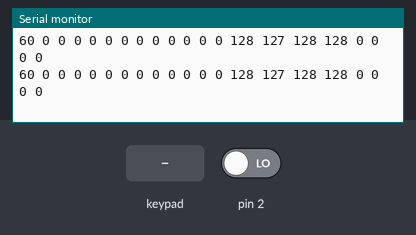
The sketch below on a simulated Arduino Uno, built with avr-gcc and run on an emulated ATmega328P. Parts: the last lines printed to the serial monitor. The test bench sets the inputs (shaded band); at power-on: pin 2 LOW.

Above: at 1.7 s.
1.8 s: pin 2 driven HIGH
4.8 s: key 'X' pressed
At 5.3 s:
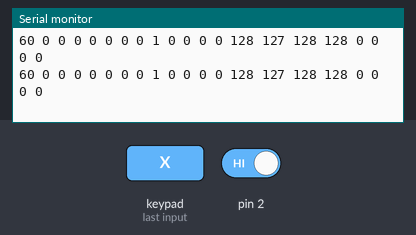
6.3 s: key 'O' pressed
At 6.9 s:
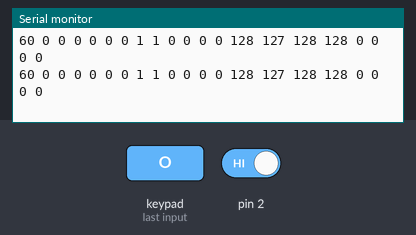
7.8 s: key 'S' pressed
At 8.8 s:
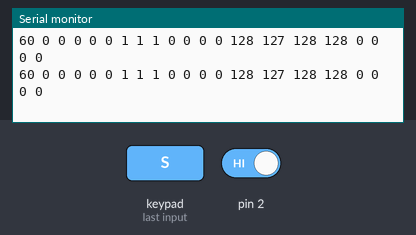
9.3 s: pin 2 driven LOW
At 10.0 s:
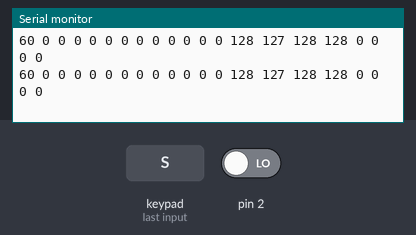
12.3 s: key 'T' pressed
At 12.8 s:
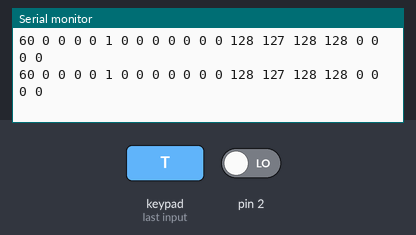

Measured:
- after the input at 4.8 s, the serial monitor: prints a new line at once (image 1)
- after the input at 6.3 s, the serial monitor: prints a new line at once (image 2)
- after the input at 7.8 s, the serial monitor: prints a new line at once (image 3)
- after the input at 9.3 s, the serial monitor: prints a new line at once (image 4)
- after the input at 12.3 s, the serial monitor: prints a new line at once (image 5)

The sketch:

ControllerWorking22Jan.ino
```cpp
#include <PS2X_lib.h>  //for v1.6

#include <SoftwareSerial.h>
SoftwareSerial BTSerial(8, 9); // RX | TX    //The software serial buffer can hold 64 bytes

/******************************************************************
 * set pins connected to PS2 controller:
 *   - 1e column: original
 *   - 2e colmun: Stef?
 * replace pin numbers by the ones you use
 ******************************************************************/
#define PS2_DAT        13  //14 brown
#define PS2_CMD        11  //15 orange
#define PS2_SEL        10  //16 yellow
#define PS2_CLK        12  //17 blue

/******************************************************************
 * select modes of PS2 controller:
 *   - pressures = analog reading of push-butttons
 *   - rumble    = motor rumbling
 * uncomment 1 of the lines for each mode selection
 ******************************************************************/
#define pressures   true
//#define pressures   false
#define rumble      true
//#define rumble      false

PS2X ps2x; // create PS2 Controller Class

//right now, the library does NOT support hot pluggable controllers, meaning
//you must always either restart your Arduino after you connect the controller,
//or call config_gamepad(pins) again after connecting the controller.

int error = 0;
byte type = 0;
byte vibrate = 0;


volatile byte a[21];
int botInt= 0;          //Interrupt from bot to send array                  // Interrupt 0 is on DIGITAL PIN 2!
volatile char fromBot;   //character received from bot, to check?

////////////////////////////////////////////////////////////////////////////////////////////////////////////////////////////

void setup(){

  Serial.begin(57600);
  BTSerial.begin(38400);
  attachInterrupt(botInt, sendArray, CHANGE);

  delay(500);  //added delay to give wireless ps2 module some time to startup, before configuring it

  //CHANGES for v1.6 HERE!!! **************PAY ATTENTION*************

  //setup pins and settings: GamePad(clock, command, attention, data, Pressures?, Rumble?) check for error
  error = ps2x.config_gamepad(PS2_CLK, PS2_CMD, PS2_SEL, PS2_DAT, pressures, rumble);
//
  if(error == 0){
    Serial.print("Found Controller, configured successful ");
    Serial.print("pressures = ");
	if (pressures)
	  Serial.println("true ");
	else
	  Serial.println("false");
	Serial.print("rumble = ");
	if (rumble)
	  Serial.println("true)");
	else
	  Serial.println("false");
    Serial.println("Try out all the buttons, X will vibrate the controller, faster as you press harder;");
    Serial.println("holding L1 or R1 will print out the analog stick values.");
    Serial.println("Note: Go to www.billporter.info for updates and to report bugs.");
  }
  else if(error == 1)
    Serial.println("No controller found, check wiring, see readme.txt to enable debug. visit www.billporter.info for troubleshooting tips");
  else if(error == 2)
    Serial.println("Controller found but not accepting commands. see readme.txt to enable debug. Visit www.billporter.info for troubleshooting tips");
  else if(error == 3)
    Serial.println("Controller refusing to enter Pressures mode, may not support it. ");

  type = ps2x.readType();

  switch(type) {
    case 0:
      Serial.print("Unknown Controller type found ");
      break;
    case 1:
      Serial.print("DualShock Controller found ");
      break;
    case 2:
      Serial.print("GuitarHero Controller found ");
      break;
	case 3:
      Serial.print("Wireless Sony DualShock Controller found ");
      break;
   }

    a[0] = '<';
}
//////////////////////////////////////////////////////////////////////////
void loop() {
  /* You must Read Gamepad to get new values and set vibration values
     ps2x.read_gamepad(small motor on/off, larger motor strenght from 0-255)
     if you don't enable the rumble, use ps2x.read_gamepad(); with no values
     You should call this at least once a second
   */

  if(error == 1) //skip loop if no controller found
    return;
  /*
  if(type == 2){ //Guitar Hero Controller
    ps2x.read_gamepad();
    //read controller

    if(ps2x.ButtonPressed(GREEN_FRET))
      Serial.println("Green Fret Pressed");
    if(ps2x.ButtonPressed(RED_FRET))
      Serial.println("Red Fret Pressed");
    if(ps2x.ButtonPressed(YELLOW_FRET))
      Serial.println("Yellow Fret Pressed");
    if(ps2x.ButtonPressed(BLUE_FRET))
      Serial.println("Blue Fret Pressed");
    if(ps2x.ButtonPressed(ORANGE_FRET))
      Serial.println("Orange Fret Pressed");

    if(ps2x.ButtonPressed(STAR_POWER))
      Serial.println("Star Power Command");

    if(ps2x.Button(UP_STRUM))          //will be TRUE as long as button is pressed
      Serial.println("Up Strum");
    if(ps2x.Button(DOWN_STRUM))
      Serial.println("DOWN Strum");

    if(ps2x.Button(PSB_START))         //will be TRUE as long as button is pressed
      Serial.println("Start is being held");
    if(ps2x.Button(PSB_SELECT))
      Serial.println("Select is being held");

    if(ps2x.Button(ORANGE_FRET)) {     // print stick value IF TRUE
      Serial.print("Wammy Bar Position:");
      Serial.println(ps2x.Analog(WHAMMY_BAR), DEC);
    }
  }
  else { //DualShock Controller
  */
    ps2x.read_gamepad(false, vibrate); //read controller and set large motor to spin at 'vibrate' speed

        if (ps2x.Button(PSB_START))
        {
          a[1]=1;
          Serial.println("Start");
        }

	if(ps2x.Button(PSB_SELECT))
        {
	  a[2]=1;
          Serial.println("Select");
        }

	if (ps2x.Button(PSB_L3))
        {
	  a[3]=1;
          Serial.println("L3");
        }

	if (ps2x.Button(PSB_R3))
	{
	  a[4]=1;
          Serial.println("R3");
        }

	if (ps2x.Button(PSB_TRIANGLE))
	{
	  a[5]=1;
          Serial.println("Triangle");
        }

	if (ps2x.Button(PSB_SQUARE))
	{
	  a[6]=1;
          Serial.println("Square");
        }

	if (ps2x.Button(PSB_CIRCLE))
        {
	  a[7]=1;
          Serial.println("Circle");
        }

	if (ps2x.Button(PSB_CROSS))
	{
	  a[8]=1;
          Serial.println("Cross");
        }

	if (ps2x.Button(PSB_L2))
	{
	  a[9]=1;
          Serial.println("L2");
        }

	if (ps2x.Button(PSB_R2))
	{
	  a[10]=1;
          Serial.println("R2");
        }

	if (ps2x.Button(PSB_L1))
	{
	  a[11]=1;
          Serial.println("L1");
        }

	if (ps2x.Button(PSB_R1))
	{
	  a[12]=1;
          Serial.println("R1");
        }

        //Analog values
        a[13] = ps2x.Analog(PSS_LX);
        a[14] = ps2x.Analog(PSS_LY);
        a[14] = map(a[14], 0, 255, 255, 0);
        a[15] = ps2x.Analog(PSS_RX);
        a[16] = ps2x.Analog(PSS_RY);

//        //Pressure values
//        //if(ps2x.Button(PSB_PAD_UP))
//          a[17] = ps2x.Analog(PSAB_PAD_UP);
//        //if(ps2x.Button(PSB_PAD_DOWN))
//          a[18] = ps2x.Analog(PSAB_PAD_DOWN);
//        //if(ps2x.Button(PSB_PAD_LEFT))
//          a[19] = ps2x.Analog(PSAB_PAD_LEFT);
//        //if(ps2x.Button(PSB_PAD_RIGHT))
//          a[20] = ps2x.Analog(PSAB_PAD_RIGHT);
//
        a[17] = ps2x.Button(PSB_PAD_UP);
      //if(ps2x.Button(PSB_PAD_DOWN))
        a[18] = ps2x.Button(PSB_PAD_DOWN);
      //if(ps2x.Button(PSB_PAD_LEFT))
        a[19] = ps2x.Button(PSB_PAD_LEFT);
      //if(ps2x.Button(PSB_PAD_RIGHT))
        a[20] = ps2x.Button(PSB_PAD_RIGHT);

        for(int i=0; i<=20; i++)
        {
          Serial.print(a[i]);
          Serial.print(" ");
        }
        Serial.println();

        attachInterrupt(botInt, sendArray, CHANGE);
}

void sendArray()
{
  detachInterrupt(botInt);
  if(BTSerial.available())
  {
    fromBot = BTSerial.read();
  }

  for(int i=0; i<=20; i++)
  {
    BTSerial.write(a[i]);
  }
  BTSerial.flush();
  for(int i=1; i<=12; i++)    //array values changed to zero after data is sent to ensure that no data is lost
  {
    a[i] = 0;
  }

//  attachInterrupt(botInt, sendArray, CHANGE);
}
```
